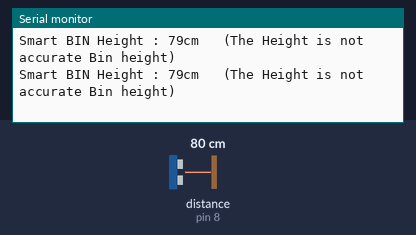
Bench run of a sketch on a simulated Arduino Uno, built with avr-gcc and run on an emulated ATmega328P. On the bench: the last lines printed to the serial monitor. Wiring (inferred from the names in the program): ultrasonic range finder: trigger pin 9; echo pin 8. Inputs (shaded band) come from the test bench; at power-on: distance to the obstacle (sensor on pin 8) 80 cm. The echo pulse lasts 58.3 µs per cm; the modem accepts every AT command (registered, SIM ready, sends succeed) and sends nothing else.

Above: at 3.8 s.
3.9 s: distance to the obstacle (sensor on pin 8) set to 23 cm
At 6.7 s:
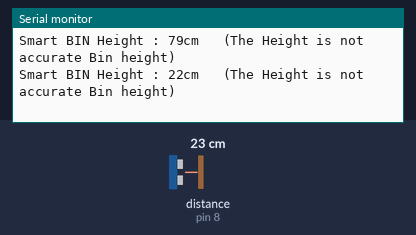
7.8 s: distance to the obstacle (sensor on pin 8) set to 19 cm
At 12.7 s:
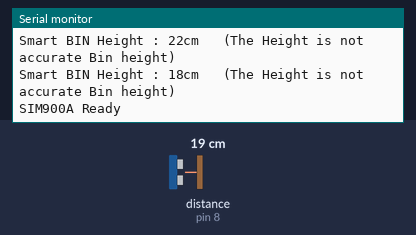
Timing chart, 0 to 14.2 s (numbered marks = the images above; inputs shaded):
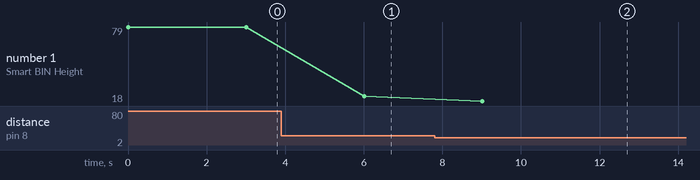

Measured:
- the behaviour switches between 21 and 20 cm on distance to the obstacle (sensor on pin 8) (found by bisection; images 1 and 2)
- after the input at 3.9 s, the serial monitor: prints a new line after 2.1 s (image 1)
- after the input at 7.8 s, the serial monitor: prints a new line after 1.2 s (image 2)
- plotted number 1: 79 → 22 after the input at 3.9 s, 22 → 18 after the input at 7.8 s

The sketch:

GSM_Ultrasonic_sensor.ino
```cpp
#include <SoftwareSerial.h>
SoftwareSerial SIM900A(2,3);

int trigPin = 9;
int echoPin = 8;

long duration, distance ;

/////////////////////////////////////////////////////////////
void setup() {

  Serial.begin (9600);
  SIM900A.begin(9600);

  pinMode(trigPin, OUTPUT);
  pinMode(echoPin, INPUT);

}

void loop()
{
//sensor 1
  digitalWrite(trigPin, LOW);
  delayMicroseconds(5);
  digitalWrite(trigPin, HIGH);
  delayMicroseconds(10);
  digitalWrite(trigPin, LOW);

  pinMode(echoPin, INPUT);
  duration = pulseIn(echoPin, HIGH);

  // convert the time into a distance
  distance = (duration/2) / 29.1;

 // inches = (duration/2) / 74;
  Serial.print("Smart BIN Height : ");
  //Serial.print(inches);
  //Serial.print("in, ");
  Serial.print(distance);
  Serial.print("cm   ");
  Serial.println("(The Height is not accurate Bin height)");
  delay(3000);


// the selection of distance - to the if statement
  if ( distance <20 && 0< distance )
    SendMessage();

    if (SIM900A.available()>0)
   Serial.write(SIM900A.read());
}

  void SendMessage()
{
  Serial.println ("SIM900A Ready");

  //Serial.println ("Sending Message");
  SIM900A.println("AT+CMGF=1");    //Sets the GSM Module in Text Mode
  delay(1000);
  //Serial.println ("Set SMS Number");
  SIM900A.println("AT+CMGS=\"0775501374\"\r"); //Mobile phone number to send message
  delay(1000);
  Serial.println ("Set SMS Content -> SMS send to the number");
  SIM900A.println("Bin is full.....pleace remove it....!");// Messsage content
  delay(100);
  //Serial.println ("Finish");
  SIM900A.println((char)26);// ASCII code of CTRL+Z
  delay(1000);
  //Serial.println ("Message has been sent ->SMS Selesai dikirim");
  delay(5000);
}
```
